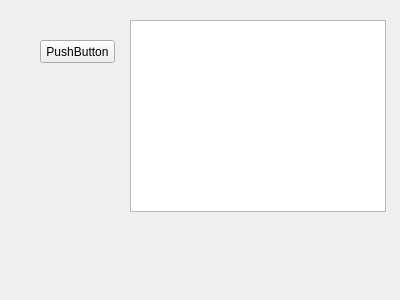
<?xml version="1.0" encoding="UTF-8"?>
<ui version="4.0">
 <class>Form</class>
 <widget class="QWidget" name="Form">
  <property name="geometry">
   <rect>
    <x>0</x>
    <y>0</y>
    <width>400</width>
    <height>300</height>
   </rect>
  </property>
  <property name="windowTitle">
   <string>Form</string>
  </property>
  <widget class="QPushButton" name="pushButton">
   <property name="geometry">
    <rect>
     <x>40</x>
     <y>40</y>
     <width>75</width>
     <height>23</height>
    </rect>
   </property>
   <property name="text">
    <string>PushButton</string>
   </property>
  </widget>
  <widget class="QListView" name="listView">
   <property name="geometry">
    <rect>
     <x>130</x>
     <y>20</y>
     <width>256</width>
     <height>192</height>
    </rect>
   </property>
  </widget>
 </widget>
 <resources/>
 <connections/>
</ui>
